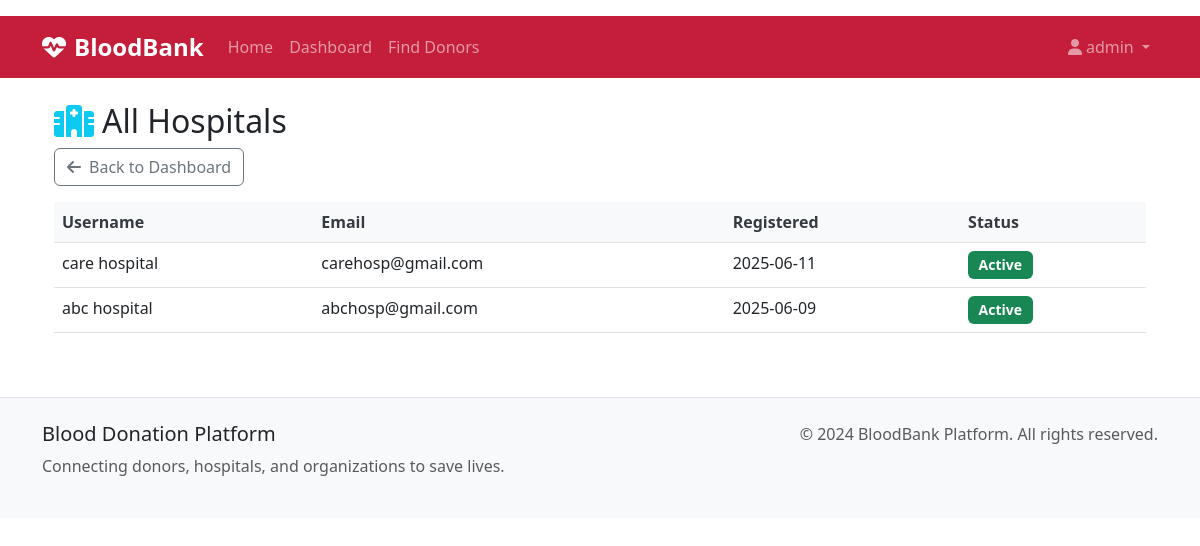
/admin/hospitals (signed in), run on the app's committed database.
### models.py (models this page shows, shortened)
class User(db.Model):
    id = db.Column(db.Integer, primary_key=True)
    username = db.Column(db.String(80), unique=True, nullable=False)
    email = db.Column(db.String(120), unique=True, nullable=False)
    password_hash = db.Column(db.String(256), nullable=False)
    role = db.Column(db.String(20), nullable=False)  # donor, hospital, organization, admin
    created_at = db.Column(db.DateTime, default=datetime.utcnow)
    is_active = db.Column(db.Boolean, default=True)
    donor_profile = db.relationship('DonorProfile', backref='user', uselist=False)
    hospital_profile = db.relationship('HospitalProfile', backref='user', uselist=False)
    organization_profile = db.relationship('OrganizationProfile', backref='user', uselist=False)

### routes.py (the view)
@app.route('/admin/hospitals')
@role_required(['admin'])
def admin_list_hospitals():
    hospitals = User.query.filter_by(role='hospital').order_by(User.created_at.desc()).all()
    return render_template('admin/list_hospitals.html', hospitals=hospitals)

### utils.py (called while the page is built)
def role_required(roles):
    def decorator(f):
        @wraps(f)
        def decorated_function(*args, **kwargs):
            if 'user_id' not in session:
                flash('Please log in to access this page.', 'warning')
                return redirect(url_for('login'))
            user = User.query.get(session['user_id'])
            if not user or user.role not in roles:
                flash('You do not have permission to access this page.',
                      'error')
                return redirect(url_for('dashboard'))
            return f(*args, **kwargs)
        return decorated_function
    return decorator

### templates/admin/list_hospitals.html (shortened to what this page needs)
{% extends 'base.html' %}
{% block content %}
<div class="container my-4">
    <h2><i class="fas fa-hospital me-2 text-info"></i>All Hospitals</h2>
    <a href="{{ url_for('admin_dashboard') }}" class="btn btn-outline-secondary mb-3">
        <i class="fas fa-arrow-left me-2"></i>Back to Dashboard
    </a>
    <div class="table-responsive">
        <table class="table table-hover">
            <thead class="table-light">
                <tr>
                    <th>Username</th>
                    <th>Email</th>
                    <th>Registered</th>
                    <th>Status</th>
                </tr>
            </thead>
            <tbody>
                {% for hospital in hospitals %}
                <tr>
                    <td>{{ hospital.username }}</td>
                    <td>{{ hospital.email }}</td>
                    <td>{{ hospital.created_at.strftime('%Y-%m-%d') }}</td>
                    <td>{% if hospital.is_active %}<span class="badge bg-success">Active</span>{% else %}<span class="badge bg-secondary">Inactive</span>{% endif %}</td>
                </tr>
                {% endfor %}
            </tbody>
        </table>
    </div>
</div>
{% endblock %}

### static/css/styles.css (style rules this page uses)
:root { --medical-primary: #c41e3a; --medical-secondary: #8b0000; --medical-light: #f8f9fa; --medical-dark: #343a40; --medical-accent: #28a745; --medical-warning: #ffc107; --medical-info: #17a2b8; }
.table th { border-top: none; font-weight: 600; color: var(--medical-dark); background-color: var(--medical-light); }
.badge { font-size: 0.875em; padding: 0.5em 0.75em; }

### data on the page
User: username "care hospital", email "carehosp@gmail.com", created_at "2025-06-11", is_active "Active"
User: username "abc hospital", email "abchosp@gmail.com", created_at "2025-06-09", is_active "Active"

### other printed values
{{ session.username }} "admin"
